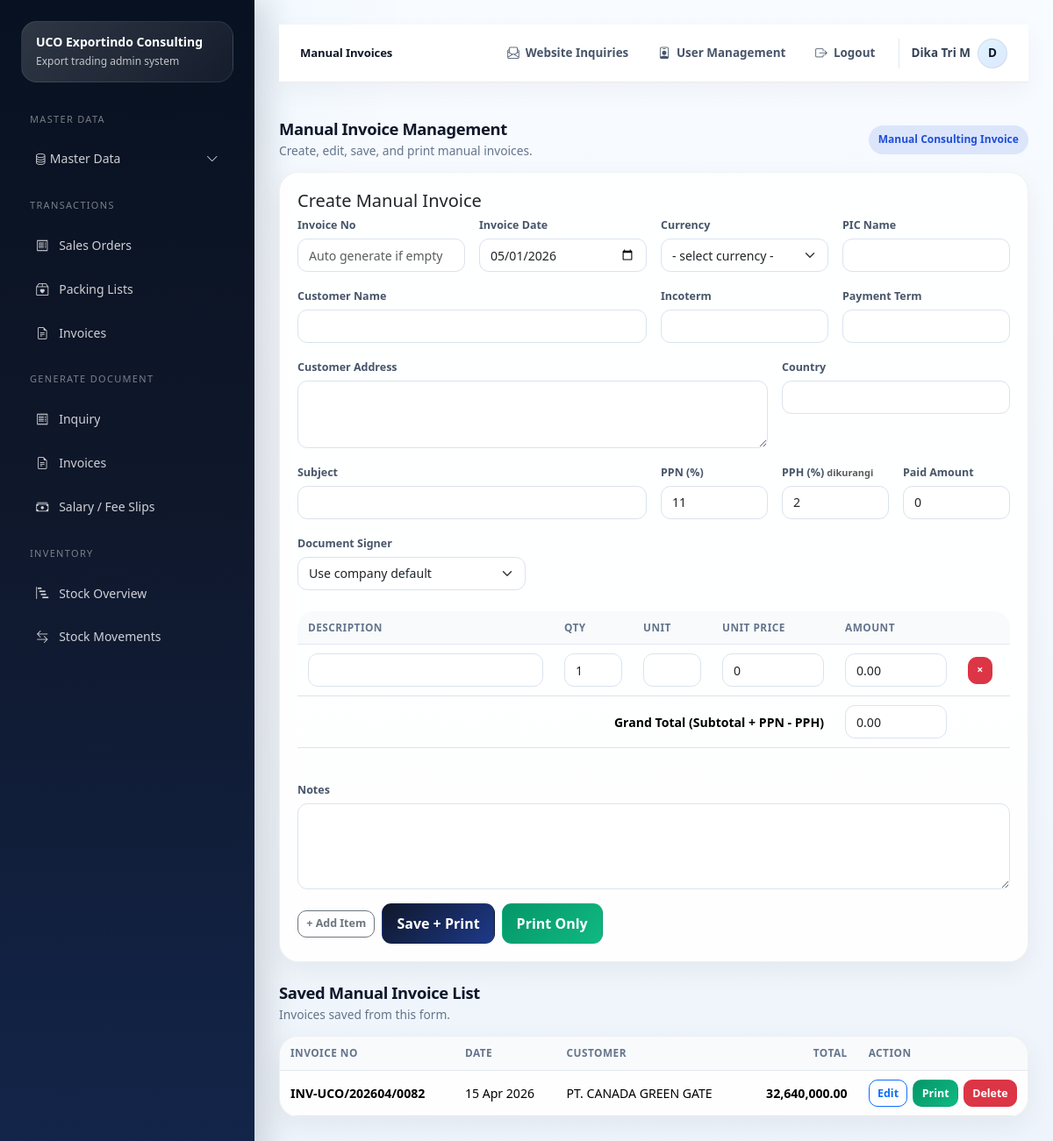
The app's page /index.php/transactions/manual_invoices (signed in) with its own data.
### tables this page shows
CREATE TABLE IF NOT EXISTS `users` (
  `id` int NOT NULL AUTO_INCREMENT,
  `nama` varchar(100) NOT NULL,
  `username` varchar(50) NOT NULL,
  `password` varchar(255) NOT NULL,
  `position` varchar(150) DEFAULT NULL,
  `role` varchar(30) NOT NULL DEFAULT 'admin',
  `is_active` tinyint(1) NOT NULL DEFAULT '1',
  `created_at` timestamp NULL DEFAULT CURRENT_TIMESTAMP,
  PRIMARY KEY (`id`),
  UNIQUE KEY `username` (`username`)
);

CREATE TABLE IF NOT EXISTS `manual_invoices` (
  `id` int NOT NULL AUTO_INCREMENT,
  `invoice_no` varchar(50) NOT NULL,
  `invoice_date` date NOT NULL,
  `customer_name` varchar(150) NOT NULL,
  `customer_address` text,
  `customer_country` varchar(100) DEFAULT NULL,
  `pic_name` varchar(100) DEFAULT NULL,
  `currency_id` int DEFAULT NULL,
  `payment_term_text` varchar(255) DEFAULT NULL,
  `incoterm_text` varchar(100) DEFAULT NULL,
  `incoterm_id` int DEFAULT NULL,
  `payment_term_id` int DEFAULT NULL,
  `subject` varchar(255) DEFAULT NULL,
  `notes` text,
  `total_amount` decimal(18,2) NOT NULL DEFAULT '0.00',
  `subtotal_amount` decimal(18,2) NOT NULL DEFAULT '0.00',
  `total_discount_amount` decimal(18,2) NOT NULL DEFAULT '0.00',
  `total_tax_amount` decimal(18,2) NOT NULL DEFAULT '0.00',
  `paid_amount` decimal(18,2) NOT NULL DEFAULT '0.00',
  `balance_amount` decimal(18,2) NOT NULL DEFAULT '0.00',
  `created_by` int DEFAULT NULL,
  `created_at` timestamp NULL DEFAULT CURRENT_TIMESTAMP,
  `ppn_percent` decimal(5,2) NOT NULL DEFAULT '11.00',
  `pph_percent` decimal(5,2) NOT NULL DEFAULT '2.00',
  `signature_user_id` int DEFAULT NULL,
  PRIMARY KEY (`id`),
  UNIQUE KEY `invoice_no` (`invoice_no`),
  KEY `currency_id` (`currency_id`),
  KEY `incoterm_id` (`incoterm_id`),
  KEY `payment_term_id` (`payment_term_id`)
);

### application/core/MY_Controller.php (called while the page is built, shortened)
<?php
class MY_Controller extends CI_Controller
{
    protected $user;
    public function __construct()
    {
        $this->user = $this->session->userdata('user');
    }
    protected function render($view, $data = [], $layout = 'admin')
    {
        $data['current_user'] = $this->user;
        $this->load->view('templates/admin_header', $data);
        $this->load->view($view, $data);
        $this->load->view('templates/admin_footer', $data);
    }
}

### application/controllers/Transactions.php (called while the page is built, shortened)
<?php
class Transactions extends MY_Controller
{
    public function manual_invoices()
    {
        $data = $this->so->reference_data();
        $data['page_title'] = 'Manual Invoices';
        $data['rows'] = $this->manual_inv->rows();
        $data['signers'] = $this->company->signers();
        $data['next_invoice_no'] = 'AUTO';
        $data['edit'] = null;
        $data['edit_items'] = [];
        $this->render('admin/transactions/manual_invoices', $data);
    }
}

### index.php (called while the page is built, shortened)
<?php
require BASEPATH . 'core/CodeIgniter.php';

### application/helpers/uco_helper.php (called while the page is built, shortened)
<?php
function e($str)
{
    return htmlspecialchars((string)$str, ENT_QUOTES, 'UTF-8');
}
function format_date_id($date)
{
    return date('d M Y', strtotime($date));
}
function format_money($amount, $decimals = 2)
{
    return number_format((float)$amount, $decimals, '.', ',');
}

### application/models/Company_model.php (called while the page is built, shortened)
<?php
class Company_model extends CI_Model
{
    public function signers()
    {
        $sql = "
        SELECT
            id,
            nama,
            position,
            role,
            is_active
        FROM users
        WHERE is_active = 1
        ORDER BY nama ASC
    ";
        return $this->db->query($sql)->result_array();
    }
}

### application/models/Manual_invoice_model.php (called while the page is built, shortened)
<?php
class Manual_invoice_model extends CI_Model
{
    protected $table = 'manual_invoices';
    public function rows()
    {
        return $this->db
            ->order_by('id', 'DESC')
            ->get($this->table)
            ->result_array();
    }
}

### application/views/admin/transactions/manual_invoices.php (the view, shortened to what this page needs)
<?php
$edit = isset($edit) && is_array($edit) ? $edit : null;
$items = !empty($edit_items) ? $edit_items : [[ 'description'=>'', 'qty'=>1, 'unit'=>'', 'unit_price'=>0 ]];
function ef($k, $d = '') {
    $currentEdit = $GLOBALS['edit'] ?? null;
    return e(is_array($currentEdit) ? ($currentEdit[$k] ?? $d) : $d);
}
?>
<div class="section-block"><div class="section-head"><div><h3>Manual Invoice Management</h3><p>Create, edit, save, and print manual invoices.</p></div><div class="badge-soft badge-soft-primary">Manual Consulting Invoice</div></div>
<div class="card shadow-sm mb-4"><div class="card-body"><h5 class="mb-1"><?= $edit ? 'Edit Manual Invoice' : 'Create Manual Invoice'; ?></h5>
<form method="post"><?php if($edit): ?><input type="hidden" name="id" value="<?= e($edit['id']); ?>"><?php endif; ?>
<div class="row g-3">
<div class="col-md-3"><label class="form-label">Invoice No</label><input type="text" name="invoice_no" class="form-control" value="<?= ef('invoice_no'); ?>" placeholder="Auto generate if empty"></div>
<div class="col-md-3"><label class="form-label">Invoice Date</label><input type="date" name="invoice_date" class="form-control" value="<?= ef('invoice_date', date('Y-m-d')); ?>" required></div>
<div class="col-md-3"><label class="form-label">Currency</label><select name="currency_id" class="form-select" required><option value="">- select currency -</option></select></div>
<div class="col-md-3"><label class="form-label">PIC Name</label><input type="text" name="pic_name" class="form-control" value="<?= ef('pic_name'); ?>"></div>
<div class="col-md-6"><label class="form-label">Customer Name</label><input type="text" name="customer_name" class="form-control" value="<?= ef('customer_name'); ?>" required></div>
<div class="col-md-3"><label class="form-label">Incoterm</label><input type="text" name="incoterm_text" class="form-control" value="<?= ef('incoterm_text'); ?>"></div>
<div class="col-md-3"><label class="form-label">Payment Term</label><input type="text" name="payment_term_text" class="form-control" value="<?= ef('payment_term_text'); ?>"></div>
<div class="col-md-8"><label class="form-label">Customer Address</label><textarea name="customer_address" class="form-control" rows="3"><?= ef('customer_address'); ?></textarea></div>
<div class="col-md-4"><label class="form-label">Country</label><input type="text" name="customer_country" class="form-control" value="<?= ef('customer_country'); ?>"></div>
<div class="col-md-6"><label class="form-label">Subject</label><input type="text" name="subject" class="form-control" value="<?= ef('subject'); ?>"></div>
<div class="col-md-2"><label class="form-label">PPN (%)</label><input type="number" step="0.01" min="0" name="ppn_percent" id="ppn_percent" class="form-control" value="<?= ef('ppn_percent','11'); ?>"></div>
<div class="col-md-2"><label class="form-label">PPH (%) <small class="text-muted">dikurangi</small></label><input type="number" step="0.01" min="0" name="pph_percent" id="pph_percent" class="form-control" value="<?= ef('pph_percent','2'); ?>"></div>
<div class="col-md-2"><label class="form-label">Paid Amount</label><input type="number" step="0.01" min="0" name="paid_amount" class="form-control" value="<?= ef('paid_amount','0'); ?>"></div>
<div class="col-md-4"><label class="form-label">Document Signer</label><select name="signature_user_id" class="form-select"><option value="">Use company default</option></select></div>
</div>
<div class="table-responsive mt-4"><table class="table table-sm align-middle" id="manual-items-table"><thead><tr><th>Description</th><th width="90">Qty</th><th width="90">Unit</th><th width="140">Unit Price</th><th width="140">Amount</th><th width="60"></th></tr></thead><tbody>
<?php foreach($items as $it): ?><tr><td><input type="text" name="description[]" class="form-control" value="<?= e($it['description'] ?? ''); ?>" required></td><td><input type="number" step="0.01" min="0" name="qty[]" class="form-control qty-input" value="<?= e($it['qty'] ?? 1); ?>"></td><td><input type="text" name="unit[]" class="form-control" value="<?= e($it['unit'] ?? ''); ?>"></td><td><input type="number" step="0.01" min="0" name="unit_price[]" class="form-control price-input" value="<?= e($it['unit_price'] ?? 0); ?>"></td><td><input type="text" class="form-control item-amount" readonly></td><td><button type="button" class="btn btn-sm btn-danger btn-remove-row">&times;</button></td></tr><?php endforeach; ?>
</tbody><tfoot><tr><th colspan="4" class="text-end">Grand Total (Subtotal + PPN - PPH)</th><th><input type="text" class="form-control" id="grand-total" readonly></th><th></th></tr></tfoot></table></div>
<div class="row g-3 mt-1"><div class="col-12"><label class="form-label">Notes</label><textarea name="notes" class="form-control" rows="4"><?= ef('notes'); ?></textarea></div></div>
<div class="admin-form-actions mt-3"><button type="button" class="btn btn-outline-secondary btn-sm" id="add-row">+ Add Item</button>
<?php if($edit): ?><button type="submit" name="submit_action" value="update" class="btn btn-dark">Update</button><button type="submit" name="submit_action" value="update_print" class="btn btn-success">Update + Print</button><a href="<?= site_url('transactions/manual-invoices'); ?>" class="btn btn-outline-secondary">Cancel</a><?php else: ?><button type="submit" name="submit_action" value="save_print" class="btn btn-dark">Save + Print</button><button type="submit" name="submit_action" value="print_only" class="btn btn-success" formtarget="_blank">Print Only</button><?php endif; ?></div>
</form></div></div></div>
<div class="section-block"><div class="section-head"><div><h3>Saved Manual Invoice List</h3><p>Invoices saved from this form.</p></div></div><div class="card shadow-sm"><div class="card-body p-0"><div class="table-responsive"><table class="table table-sm mb-0 align-middle"><thead><tr><th>Invoice No</th><th>Date</th><th>Customer</th><th class="text-end">Total</th><th class="action-cell">Action</th></tr></thead><tbody><?php if(!$rows): ?><tr><td colspan="5" class="empty-state">No manual invoices yet.</td></tr><?php else: foreach($rows as $row): ?><tr><td class="fw-semibold"><?= e($row['invoice_no']); ?></td><td><?= format_date_id($row['invoice_date']); ?></td><td><?= e($row['customer_name']); ?></td><td class="text-end fw-semibold"><?= format_money($row['total_amount']); ?></td><td class="action-cell"><div class="table-action-group"><a href="<?= site_url('transactions/manual-invoices?edit='.$row['id']); ?>" class="btn btn-sm btn-outline-primary">Edit</a> <a href="<?= site_url('transactions/print-manual-invoice/'.$row['id']); ?>" target="_blank" class="btn btn-sm btn-success">Print</a> <a href="<?= site_url('transactions/delete-manual-invoice/'.$row['id']); ?>" onclick="return confirm('Delete this invoice?')" class="btn btn-sm btn-danger">Delete</a></div></td></tr><?php endforeach; endif; ?></tbody></table></div></div></div></div>

### application/views/templates/admin_header.php (shortened to what this page needs)
<?php
$page_title = isset($page_title) ? $page_title : 'Admin Panel';
$u = isset($current_user) && is_array($current_user) ? $current_user : [];
$request_uri = isset($_SERVER['REQUEST_URI']) ? $_SERVER['REQUEST_URI'] : '';
$path = parse_url($request_uri, PHP_URL_PATH);
$path = trim($path, '/');
$segments = ($path === '') ? [] : explode('/', $path);
if (!empty($segments) && $segments[0] === 'index.php') {
  array_shift($segments);
}
$current_path = implode('/', $segments);
$nav_active = function ($targets = []) use ($current_path) {
  foreach ((array)$targets as $target) {
    if ($current_path === trim($target, '/')) {
      return 'active';
    }
  }
  return '';
};
$master_menu_open = $nav_active([
  'masters/products',
  'masters/customers',
  'masters/suppliers',
  'masters/uom',
  'masters/currencies',
  'masters/incoterms',
  'masters/payment_terms',
  'masters/warehouses',
  'settings/company'
]) ? true : false;
?>
<!doctype html>
<html lang="en">
<head>
  <link href="https://cdn.jsdelivr.net/npm/bootstrap@5.3.3/dist/css/bootstrap.min.css" rel="stylesheet">
  <link href="https://cdn.jsdelivr.net/npm/bootstrap-icons@1.11.3/font/bootstrap-icons.min.css" rel="stylesheet">
  <link href="<?= base_url('assets/css2/app.css'); ?>" rel="stylesheet">
</head>
<body>
  <div class="d-flex admin-shell">
    <aside class="sidebar text-white p-3 p-lg-4">
      <a href="<?= site_url('dashboard'); ?>" class="sidebar-brand mb-3 text-decoration-none">
        <div class="brand-title">UCO Exportindo Consulting</div>
        <div class="brand-subtitle">Export trading admin system</div>
      </a>
      <nav class="nav flex-column gap-1">
        <div class="nav-section-title">Master Data</div>
        <a class="nav-link d-flex justify-content-between align-items-center"
          data-bs-toggle="collapse"
          href="#masterMenu"
          role="button"
          aria-expanded="<?= $master_menu_open ? 'true' : 'false'; ?>"
          aria-controls="masterMenu">
          <span><i class="bi bi-database"></i> Master Data</span>
          <i class="bi bi-chevron-down"></i>
        </a>
        <div class="nav-section-title">Transactions</div>
        <a class="nav-link <?= $nav_active(['transactions/sales-orders']); ?>" href="<?= site_url('transactions/sales-orders'); ?>">
          <i class="bi bi-receipt"></i>
          <span>Sales Orders</span>
        </a>
        <a class="nav-link <?= $nav_active(['transactions/packing-lists']); ?>" href="<?= site_url('transactions/packing-lists'); ?>">
          <i class="bi bi-box2-heart"></i>
          <span>Packing Lists</span>
        </a>
        <a class="nav-link <?= $nav_active(['transactions/invoices']); ?>" href="<?= site_url('transactions/invoices'); ?>">
          <i class="bi bi-file-earmark-text"></i>
          <span>Invoices</span>
        </a>
        <div class="nav-section-title">Generate document</div>
        <a class="nav-link <?= $nav_active(['transactions/inquiries']); ?>" href="<?= site_url('transactions/inquiries'); ?>">
          <i class="bi bi-receipt"></i>
          <span>Inquiry</span>
        </a>
        <a class="nav-link <?= $nav_active(['transactions/manual-invoices']); ?>" href="<?= site_url('transactions/manual-invoices'); ?>">
          <i class="bi bi-file-earmark-text"></i>
          <span>Invoices</span>
        </a>
        <a class="nav-link <?= $nav_active(['fee-slips']); ?>" href="<?= site_url('fee-slips'); ?>">
          <i class="bi bi-cash-stack"></i>
          <span>Salary / Fee Slips</span>
        </a>
        <div class="nav-section-title">Inventory</div>
        <a class="nav-link <?= $nav_active(['inventory/stock']); ?>" href="<?= site_url('inventory/stock'); ?>">
          <i class="bi bi-bar-chart-steps"></i>
          <span>Stock Overview</span>
        </a>
        <a class="nav-link <?= $nav_active(['inventory/movements']); ?>" href="<?= site_url('inventory/movements'); ?>">
          <i class="bi bi-arrow-left-right"></i>
          <span>Stock Movements</span>
        </a>
      </nav>
    </aside>
    <main class="flex-grow-1 main-area">
      <nav class="admin-topnav d-flex align-items-center justify-content-between px-3 px-lg-4">
        <div class="min-width-0">
          <div class="navbar-brand-text"><?= e($page_title); ?></div>
        </div>
        <div class="d-flex align-items-center gap-1 gap-lg-2 ms-auto">
          <a class="topnav-action <?= $nav_active(['contact_messages']); ?>" href="<?= site_url('contact_messages'); ?>">
            <i class="bi bi-envelope-paper"></i>
            <span>Website Inquiries</span>
          </a>
          <a class="topnav-action <?= $nav_active(['masters/users']); ?>" href="<?= site_url('masters/users'); ?>">
            <i class="bi bi-person-badge"></i>
            <span>User Management</span>
          </a>
          <a class="topnav-action danger" href="<?= site_url('logout'); ?>">
            <i class="bi bi-box-arrow-right"></i>
            <span>Logout</span>
          </a>
          <div class="topnav-user d-flex align-items-center gap-2">
            <span class="user-name"><?= e(isset($u['nama']) ? $u['nama'] : 'Admin'); ?></span>
            <span class="topnav-avatar"><?= strtoupper(substr((string)(isset($u['nama']) ? $u['nama'] : 'A'), 0, 1)); ?></span>
          </div>
        </div>
      </nav>
      <br><br>

### records on screen
users: nama "Dika Tri M", nama "D"
manual_invoices: invoice_no "INV-UCO/202604/0082", invoice_date "15 Apr 2026", customer_name "PT. CANADA GREEN GATE", total_amount "32,640,000.00"

### other values on screen
$page_title "Manual Invoices"
